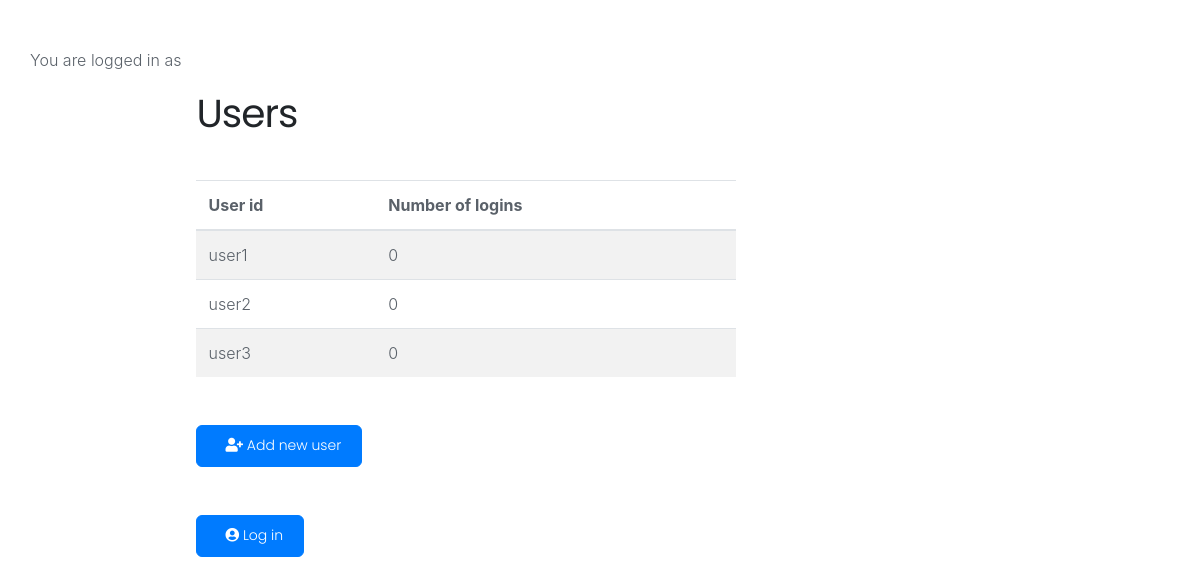
The app's page /, older data.
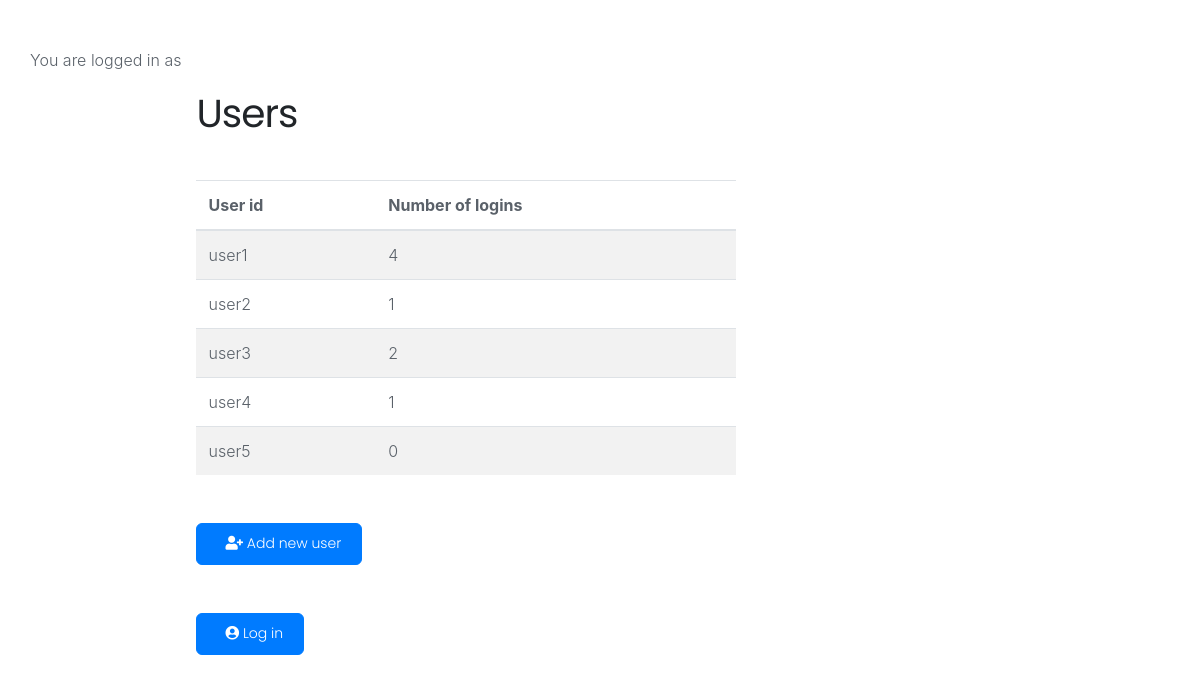
The same page, newer data.
### run.py (models this page shows, shortened)
class User(db.Model):
    __tablename__ = 'user'
    id = db.Column('user_id', db.String(50), primary_key=True)
    active = db.Column(db.Boolean, default=True)
    login_counts = db.Column(db.Integer)

### run.py (the view)
@app.route('/')
def show_all():
    return render_template('show_all.html', users=User.query.all(), current_user=current_user)

### templates/show_all.html (shortened to what this page needs)
<!DOCTYPE html>
<html>
    <head>
        <link rel="stylesheet" href="https://stackpath.bootstrapcdn.com/bootstrap/4.1.3/css/bootstrap.min.css">
        <link rel="stylesheet" href="https://use.fontawesome.com/releases/v5.4.1/css/all.css">
        <link rel="stylesheet" href="{{ url_for('static', filename='shards.min.css') }}">
    </head>
    <body>
        <div class="container my-5">
            <div class="row">
                <p>
                    You are logged in as {{current_user.id}}
                </p>
                <div class="col-md-6">
                    <div>
                        <h2 class="my-5">Users</h2>
                        <table class="table table-striped table-responsive-md">
                            <thead>
                                <tr>
                                    <th>User id</th>
                                    <th>Number of logins</th>
                                </tr>
                            </thead>
                            <tbody>
                                {% for user in users %}
                                <tr>
                                    <td>{{user.id}}</td>
                                    <td>{{user.login_counts}}</td>
                                </tr>
                                {% endfor %}
                            </tbody>
                        </table>
                    </div>
                    <p class="my-5"><a href="/new" class="btn btn-primary"><i class="fas fa-user-plus ml-2"></i>  Add new user</a></p>
                    <p class="my-5"><a href="/login" class="btn btn-primary"><i class="fas fa-user-circle ml-2"></i>  Log in</a></p>
                </div>
            </div>
        </div>
    </body>
</html>

Row changes from the older to the newer data that the page shows:
changed User "user1": login_counts "0" → "4"
changed User "user2": login_counts "0" → "1"
changed User "user3": login_counts "0" → "2"
added User: id "user4", login_counts "1"
added User: id "user5", login_counts "0"
